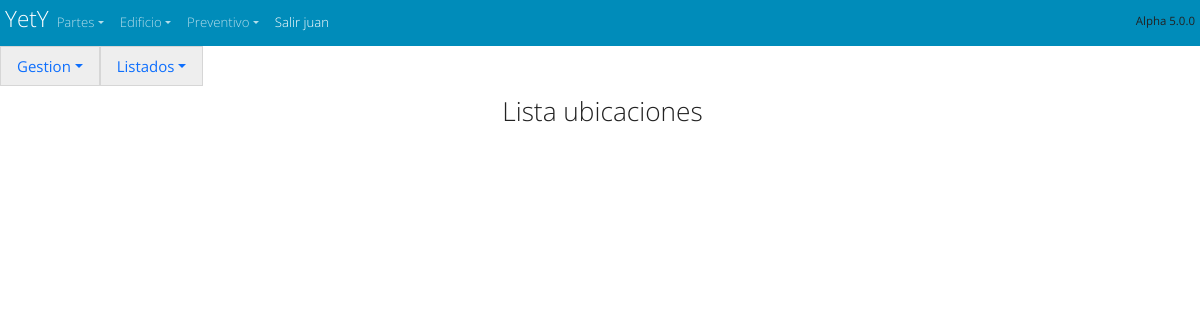
/espacios/ubicacion_user_list/3 (signed in), run on an earlier commit of the app's database.
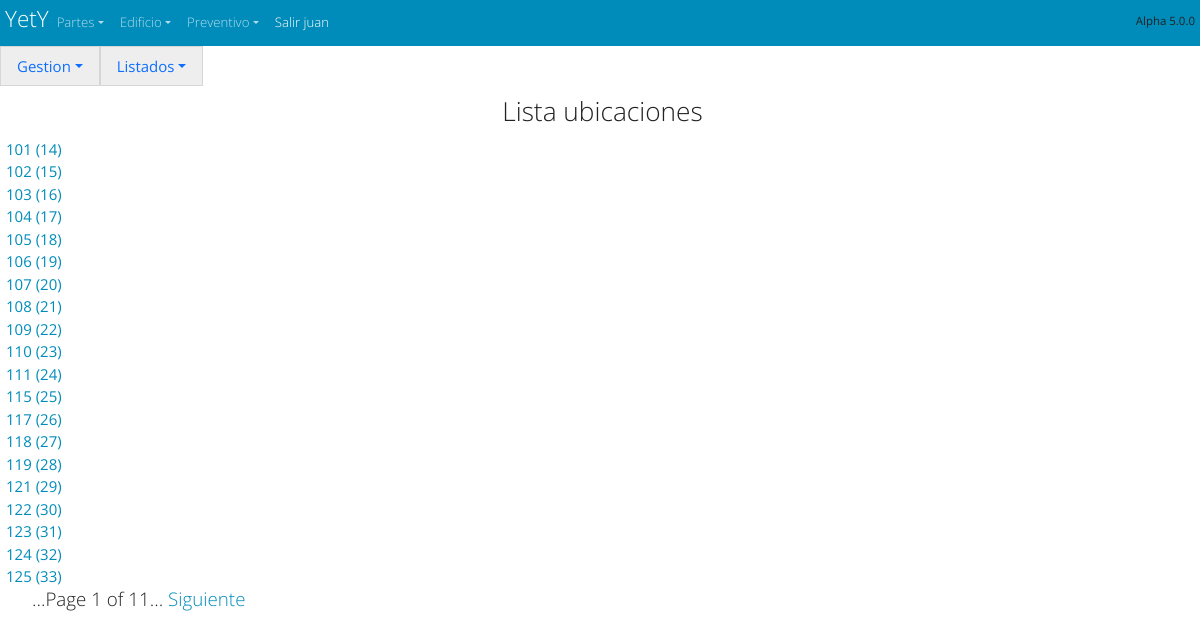
And on a later commit of the database.
### espacios/models.py (models this page shows, shortened)
class Ubicaciones(models.Model):
    nombre=models.CharField(default='' ,null=False,max_length=50,verbose_name='Nombre de la ubicacion', help_text="Nombre de la zona",blank=True)
    zona=models.ManyToManyField('Zonas',  max_length=50,verbose_name='acceso desde zona',  help_text="acceso desde zona", blank=True)
    departamento=models.ManyToManyField('Departamentos',  max_length=50,verbose_name='departamento de',  help_text="departamento de", blank=True)
    alojamiento=models.BooleanField(default= False,  verbose_name='Habitacion?',  help_text="Habitacion?")
    AyB=models.BooleanField(default= False,  verbose_name='AyB?',  help_text="AyB?")
    General=models.BooleanField(default= False,  verbose_name='General?',  help_text="General?")
    otro=models.BooleanField(default= False,  verbose_name='Otro?',  help_text="Otro?")
    class Meta:
            ordering = ["nombre"]

### espacios/views.py (the view)
class ubicacion_user_list (ListView): # Lista de departamentos
    model = Ubicaciones
    fields= '__all__'
    template_name = 'ubicacion_user_list.html'
    ordering = ['nombre']
    paginate_by = 20
    context_object_name = 'list' # Esto es lo que envía al template
    def get_queryset(self):
        return Ubicaciones.objects.filter(zona=self.kwargs['pk'])

### espacios/templates/ubicacion_user_list.html
<!doctype html>
<html lang="es">
{% extends "start.html" %}
{% block content %}
{% load static %}
{% include 'navbar_espacios.html'%}
<form method="POST" class="post-form">{% csrf_token %}
<div class="container_fluid" style="padding-left: 5px" >
  <div style= "display: flex ;  padding: 5px; justify-content :center; text-align: center; ">
    <h3>Lista ubicaciones</h3>
  </div>
{% for  list in list  %}
  <div class="row">
    <div style= 'padding-left: 1rem;'>  <a href="/espacios/ubicacion_user/{{ list.id }}" >{{ list.nombre }} ({{ list.id }})</a>  </div>
   </div>
{% endfor %}
</div>
</form>
{% endblock %}

### cabecera/templates/start.html (shortened to what this page needs)
{% load static %}
<!DOCTYPE html>
<html lang="es">
<head>
    <link href="https://cdn.jsdelivr.net/npm/bootstrap@5.1.3/dist/css/bootstrap.min.css" rel="stylesheet">
    <link rel="stylesheet" href="https://cdn.jsdelivr.net/npm/bootswatch@4.5.2/dist/yeti/bootstrap.min.css">
   {% load static %}
   <link rel="stylesheet" href="{% static '/css/start.css' %}">
</head>
<body translate="no">
  {% if  user.is_authenticated %}
        {% include 'navbar_start.html'%}
      {% else %}
        {% include 'registration/login.html' %}
        {% endif %}
   {% if user.is_authenticated %}
      {% block content %}
      {% endblock %}
      {% block pagination %}
      <h5>
        {% if is_paginated %}
            <div class="pagination">
              <ul class=pager>
                <span class="page-links">
                    <span class="page-current">
                        ...Page {{ page_obj.number }} of {{ page_obj.paginator.num_pages }}...
                    </span>
                    {% if page_obj.has_next %}
                        <a href="{{ request.path }}?page={{ page_obj.next_page_number }}">Siguiente</a>
                    {% endif %}
                </span>
              </ul>
            </div>
        {% endif %}
      </h5>
   {% endblock %}
    {% endif %}
</body>
</html>

### cabecera/templates/navbar_start.html (shortened to what this page needs)
<body>
  <nav  class="navbar navbar-expand navbar-dark bg-primary" style="margin: 0px; padding: 5px" >
    <div class="container-fluid">
      <a  class="navbar-brand" style="margin: 0px; padding: 0px" href="/"><hgroup style="margin: 0px; padding: 0px"><h4 >YetY </h4>  </hgroup></a>
      {% if  user.is_authenticated %}
  <div  class="collapse navbar-collapse" id="navbarColor01">
        <ul class="navbar-nav me-auto">
          <li class="nav-item dropdown">
            <a class="nav-link dropdown-toggle" data-bs-toggle="dropdown" href="#" role="button" aria-haspopup="true" aria-expanded="false">Partes</a>
          </li>
          <li class="nav-item dropdown">
            <a class="nav-link dropdown-toggle" data-bs-toggle="dropdown" href="#" role="button" aria-haspopup="true" aria-expanded="false">Edificio</a>
          </li>
          <li class="nav-item dropdown">
            <a class="nav-link dropdown-toggle" data-bs-toggle="dropdown" href="#" role="button" aria-haspopup="true" aria-expanded="false">Preventivo</a>
          </li>
          <li class="nav-item active">
            <a class="nav-link " href="/accounts/logout/ " >Salir {{ user }}</a>
          </li>
        </ul>
        <h6> <small><small> Alpha 5.0.0  </small></small></h6>
      </div>
    </div>
    {% endif %}
  </nav>
</body>

### espacios/templates/navbar_espacios.html (shortened to what this page needs)
<div style=    "display: flex;   justify-content :left; ">
  <ul class="nav nav-tabs">
    <li class="nav-item dropdown">
      <a class="nav-link dropdown-toggle" data-bs-toggle="dropdown" href="#" role="button" aria-haspopup="true" aria-expanded="false">Gestion</a>
    </li>
    <li class="nav-item dropdown">
      <a class="nav-link dropdown-toggle" data-bs-toggle="dropdown" href="#" role="button" aria-haspopup="true" aria-expanded="false">Listados</a>
    </li>
  </div>

### cabecera/static/css/start.css (style rules this page uses)
h1, h2, h3 { text-align: center; margin: 5px; }

What changed in the data, as far as the page shows it:
added Ubicaciones: nombre "101", id "14"
added Ubicaciones: nombre "102", id "15"
added Ubicaciones: nombre "103", id "16"
added Ubicaciones: nombre "104", id "17"
added Ubicaciones: nombre "105", id "18"
added Ubicaciones: nombre "106", id "19"
added Ubicaciones: nombre "107", id "20"
added Ubicaciones: nombre "108", id "21"
added Ubicaciones: nombre "109", id "22"
added Ubicaciones: nombre "110", id "23"
added Ubicaciones: nombre "111", id "24"
added Ubicaciones: nombre "115", id "25"
added Ubicaciones: nombre "117", id "26"
added Ubicaciones: nombre "118", id "27"
added Ubicaciones: nombre "119", id "28"
added Ubicaciones: nombre "121", id "29"
added Ubicaciones: nombre "122", id "30"
added Ubicaciones: nombre "123", id "31"
added Ubicaciones: nombre "124", id "32"
added Ubicaciones: nombre "125", id "33"
Also different on the page:
{{ page_obj.number }}: (not shown) → "1"
{{ page_obj.paginator.num_pages }}: (not shown) → "11"
text now shown: "...Page of ... Siguiente"
